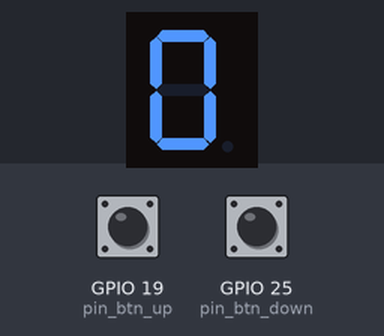
This program was run on a simulated ESP32 board running MicroPython. On the bench: 1-digit seven-segment display. Wiring (from the project's diagram.json): green button on GPIO 19, blue button on GPIO 25. The inputs (shaded band) are chosen by the test bench; at power-on: GPIO 19 (pin_btn_up) HIGH, GPIO 25 (pin_btn_down) HIGH. The segment pins are drawn as the display they are named for.

Above: at 2.2 s.
2.3 s: GPIO 19 (pin_btn_up) pulled LOW for 0.15 s
At 2.8 s:
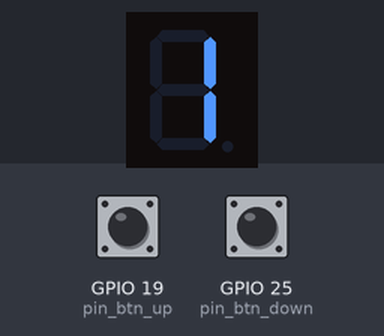
4.0 s: GPIO 19 (pin_btn_up) pulled LOW for 1 s
At 5.4 s:
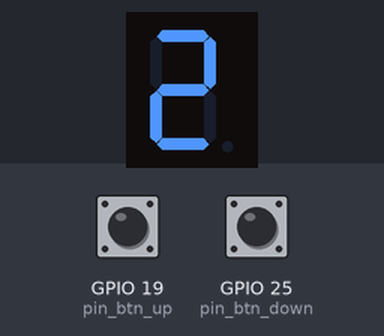
Timing chart, 0 to 7.0 s (numbered marks = the images above; inputs shaded):
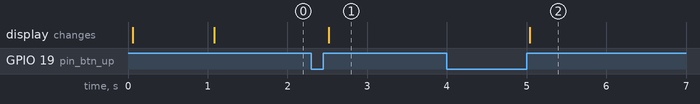

The program:

main.py
```python
from machine import Pin
from time import sleep

#Setup Pin de Entrada (Pulsador)
pin_btn_up = Pin(19, Pin.IN, Pin.PULL_UP)
pin_btn_down = Pin(25, Pin.IN, Pin.PULL_UP)

#Setup Pines de Salida (Display Anodo Comun)
pin_a = Pin(13, Pin.OUT)
pin_b = Pin(12, Pin.OUT)
pin_c = Pin(14, Pin.OUT)
pin_d = Pin(2, Pin.OUT)
pin_e = Pin(4, Pin.OUT)
pin_f = Pin(5, Pin.OUT)
pin_g = Pin(18, Pin.OUT)
pin_dp = Pin(26, Pin.OUT)

#Estados logicos de ON/OFF para display de Anodo Comun
H = 0
L = 1
numero = 0

#Funcion para activar cada segmentos del display
def driver(a,b,c,d,e,f,g,dp):
    pin_a.value(a)
    pin_b.value(b)
    pin_c.value(c)
    pin_d.value(d)
    pin_e.value(e)
    pin_f.value(f)
    pin_g.value(g)
    pin_dp.value(dp)

#Funcion para pruebas de conexion y funcionamiento
def funcionamiento():
    driver(H, H, H, H, H, H, H, H)
    sleep(1)
    driver(L, L, L, L, L, L, L, L)

#Funcion que compara cada numero
def numeros(numero):
    #Numero 0
    if numero == 0:
        driver(H, H, H, H, H, H, L, L)
    #Numero 1
    if numero == 1:
        driver(L, H, H, L, L, L, L, L)
    #Numero 2
    if numero == 2:
        driver(H, H, L, H, H, L, H, L)
    #Numero 3
    if numero == 3:
        driver(H, H, H, H, L, L, H, L)
    #Numero 4
    if numero == 4:
        driver(L, H, H, L, L, H, H, L)
    #Numero 5
    if numero == 5:
        driver(H, L, H, H, L, H, H, L)
    #Numero 6
    if numero == 6:
        driver(H, L, H, H, H, H, H, L)
    #Numero 7
    if numero == 7:
        driver(H, H, H, L, L, L, L, L)
    #Numero 8
    if numero == 8:
        driver(H, H, H, H, H, H, H, L)
    #Numero 9
    if numero == 9:
        driver(H, H, H, H, L, H, H, L)

#Prueba de conexion y funcionamiento
funcionamiento()
numeros(numero)

#Bucle de repeticion infinita
while 1:
    #Si el estado del Pin de entrada up es LOW
    if (pin_btn_up.value() == 0):
        #Retardo Antirrebote
        sleep(0.005)
        #Mientras el estado del Pin sea LOW ingresa al bucle
        while(pin_btn_up.value() == 0):
            continue
        #Incrementa la variable en una unidad
        numero = numero+1
        #Si el valor de numero es mayor a 9
        if numero > 9:
            #Asigna el valor 0 a numero
            numero = 0
        #Envia a la funcion el valor de numero
        numeros(numero)
    #Si el estado del Pin de entrada down es LOW
    if (pin_btn_down.value() == 0):
        #Retardo Antirrebote
        sleep(0.005)
        #Mientras el estado del Pin sea LOW ingresa al bucle
        while(pin_btn_down.value() == 0):
            continue
        #Decrementa la variable en una unidad
        numero = numero-1
        #Si el valor de numero es menor a 0
        if numero < 0:
            #Asigna el valor 9 a numero
            numero = 9
        #Envia a la funcion el valor de numero
        numeros(numero)
    #Retardo 100ms
    sleep(0.1)
```

Measured:
- after the input at 2.3 s, the display: changes after 0.22 s (image 1)
- after the input at 4.0 s, the display: changes after 1.0 s (image 2)
